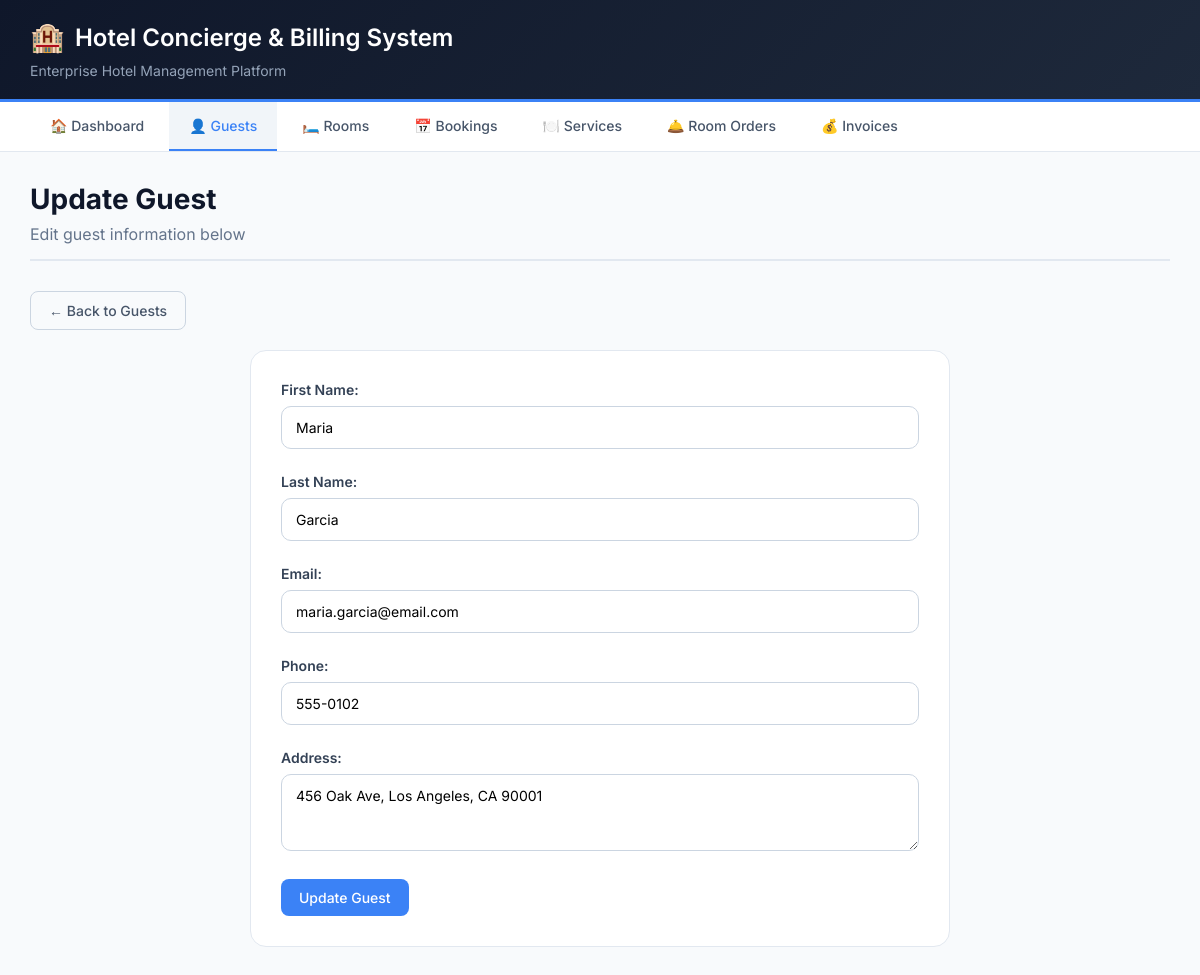
The app's page /hotel_system/guests/update_guest.php?id=2 with its own data.
### tables this page shows
CREATE TABLE guests (
    guest_id INT PRIMARY KEY AUTO_INCREMENT,
    first_name VARCHAR(50) NOT NULL,
    last_name VARCHAR(50) NOT NULL,
    email VARCHAR(100) NOT NULL UNIQUE,
    phone VARCHAR(20) NULL,
    address TEXT NULL,
    created_at TIMESTAMP DEFAULT CURRENT_TIMESTAMP
);

### hotel_system/guests/update_guest.php (the view, shortened to what this page needs)
<?php
include '../includes/db_connect.php';
$guest_id = $_GET['id'];
$sql = "SELECT * FROM guests WHERE guest_id = $guest_id";
$result = $conn->query($sql);
$guest = $result->fetch_assoc();
?>
<!DOCTYPE html>
<html lang="en">
<head>
    <link rel="stylesheet" href="../style.css">
</head>
<body>
    <div class="container">
        <div class="header">
            <h1>Hotel Concierge & Billing System</h1>
            <p>Enterprise Hotel Management Platform</p>
        </div>
        <div class="nav-menu">
            <a href="../index.php" class="nav-item">🏠 Dashboard</a>
            <a href="read_guests.php" class="nav-item active">👤 Guests</a>
            <a href="../rooms/read_rooms.php" class="nav-item">🛏️ Rooms</a>
            <a href="../bookings/read_bookings.php" class="nav-item">📅 Bookings</a>
            <a href="../services/read_services.php" class="nav-item">🍽️ Services</a>
            <a href="../orders/create_order.php" class="nav-item">🛎️ Room Orders</a>
            <a href="../invoices/view_invoice.php" class="nav-item">💰 Invoices</a>
        </div>
        <div class="main-content">
            <h1 class="page-title">Update Guest</h1>
            <p class="page-subtitle">Edit guest information below</p>
            <div class="button-group">
                <a href="read_guests.php" class="btn btn-outline">← Back to Guests</a>
            </div>
            <div class="form-container">
                <form method="POST" onsubmit="return validateGuestForm()">
                    <div class="form-group">
                        <label>First Name:</label>
                        <input type="text" name="first_name" id="first_name" value="<?php echo $guest['first_name']; ?>" required>
                    </div>
                    <div class="form-group">
                        <label>Last Name:</label>
                        <input type="text" name="last_name" id="last_name" value="<?php echo $guest['last_name']; ?>" required>
                    </div>
                    <div class="form-group">
                        <label>Email:</label>
                        <input type="email" name="email" id="email" value="<?php echo $guest['email']; ?>" required>
                    </div>
                    <div class="form-group">
                        <label>Phone:</label>
                        <input type="text" name="phone" id="phone" value="<?php echo $guest['phone']; ?>">
                    </div>
                    <div class="form-group">
                        <label>Address:</label>
                        <textarea name="address" id="address" rows="3"><?php echo $guest['address']; ?></textarea>
                    </div>
                    <button type="submit" class="btn btn-primary">Update Guest</button>
                </form>
            </div>
        </div>
    </div>
</body>
</html>

### hotel_system/style.css (style rules this page uses)
* { margin: 0; padding: 0; box-sizing: border-box; }
body { font-family: 'Inter', 'Segoe UI', Tahoma, Geneva, Verdana, sans-serif; background: #0f172a; min-height: 100vh; padding: 0; color: #1e293b; }
.container { max-width: 1400px; margin: 0 auto; background: #f8fafc; min-height: 100vh; box-shadow: 0 0 40px rgba(0,0,0,0.1); }
.header { background: linear-gradient(135deg, #0f172a 0%, #1e293b 100%); color: white; padding: 20px 30px; border-bottom: 3px solid #3b82f6; }
.header h1 { font-size: 24px; font-weight: 600; margin: 0; display: flex; align-items: center; gap: 10px; }
.header h1::before { content: "🏨"; font-size: 28px; }
.header p { color: #94a3b8; font-size: 14px; margin-top: 8px; }
.nav-menu { background: white; padding: 0 30px; border-bottom: 1px solid #e2e8f0; display: flex; gap: 5px; flex-wrap: wrap; }
.nav-item { display: inline-block; padding: 15px 20px; color: #475569; text-decoration: none; font-weight: 500; font-size: 14px; transition: all 0.3s; border-bottom: 2px solid transparent; }
.nav-item.active { background: #f1f5f9; color: #3b82f6; border-bottom-color: #3b82f6; }
.main-content { padding: 30px; }
.page-title { font-size: 28px; font-weight: 700; color: #0f172a; margin-bottom: 8px; }
.page-subtitle { color: #64748b; margin-bottom: 30px; padding-bottom: 15px; border-bottom: 2px solid #e2e8f0; }
.btn { display: inline-flex; align-items: center; justify-content: center; gap: 8px; padding: 10px 18px; font-size: 14px; font-weight: 500; text-decoration: none; border-radius: 8px; transition: all 0.2s; cursor: pointer; border: none; font-family: inherit; }
.btn-primary { background: #3b82f6; color: white; }
.btn-outline { background: transparent; border: 1px solid #cbd5e1; color: #475569; }
.form-container { max-width: 700px; margin: 20px auto 0 auto; background: white; border-radius: 16px; padding: 30px; border: 1px solid #e2e8f0; }
.form-group { margin-bottom: 24px; }
.form-group label { display: block; margin-bottom: 8px; font-weight: 600; font-size: 14px; color: #334155; }
.form-group input, .form-group select, .form-group textarea { width: 100%; padding: 12px 14px; border: 1px solid #cbd5e1; border-radius: 10px; font-size: 14px; font-family: inherit; transition: all 0.2s; background: white; }
.button-group { margin-bottom: 20px; display: flex; gap: 10px; flex-wrap: wrap; }

### records on screen
guests: first_name "Maria", last_name "Garcia", email "maria.garcia@email.com", phone "555-0102", address "456 Oak Ave, Los Angeles, CA 90001"
